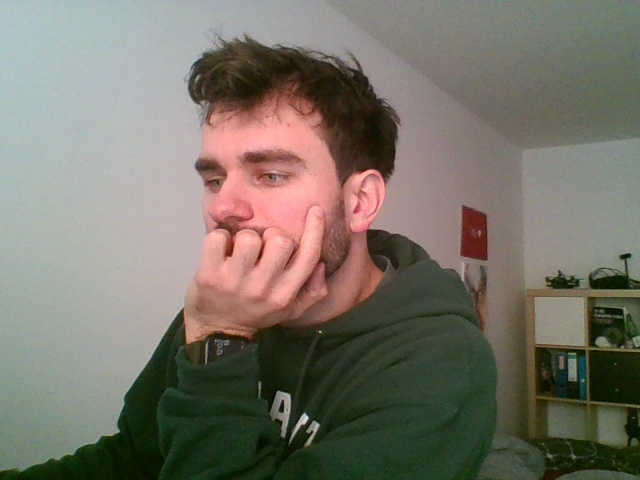
#> input picture src/leonao/libraries/watchfolder/tmp_picture.jpg, 640 x 480 px
$ python -i path_generator.py   (imports and definitions only)
#> lines starting #> are read from the running program, lines starting #| are printed output that depends on the picture
#> further down, picture is the input picture: shape (480, 640, 3); mean B, G, R 104.8, 115.5, 119.9
"""
Coding UTF8
Module to Generate Paths from the output of the stylization module
"""
import math
import numpy as np
import potrace
from PIL import Image
from numpy import asarray
import cv2
import matplotlib.pyplot as plt

#####################################################
################# Supporter functions ###############
#####################################################
def erode(img, size, shape=cv2.MORPH_CROSS):
    """
    Apply erosion operator to image
    """
#> called with size = 2, shape = 2
    element = cv2.getStructuringElement(shape, (2 * size + 1, 2 * size + 1),
                                       (size, size))
    return cv2.erode(img, element)
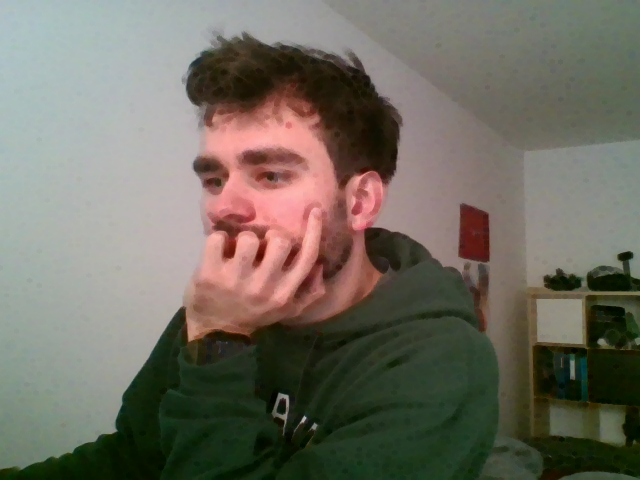
#> returned value: shape (480, 640, 3); mean of channels 0, 1, 2 97.7, 108.7, 112.7; drawn as B, G, R

# [7 lines left out: function dilate, not called in this run]


def blur(img, size):
    """
    Apply blur to image
    """
#> called with size = 5
    return cv2.GaussianBlur(img, (size,size), size/2)

# [148 lines left out: functions show, print_bezier_path, get_bezier_path, convert_bezier_segment_into_simple_segments, convert_to_simple_paths, eliminate_out_of_range and 1 more, not called in this run]


##########################################################################################
################## Face paths generator class ###########################################
##########################################################################################
class Face_paths_generator():
    """
    Generate paths from the face regions
    """
    # [50 lines left out: functions __init__, get_face_outer_path, get_face_inner_path, normalize_face_path, not called in this run]

##########################################################################################
################## preproccessor  ###########################################
##########################################################################################
def preprocessor(img):
    """
    Apply OpenCV based preprocessing to the image
    """
    img = erode(img,2, cv2.MORPH_ELLIPSE)
    #img = dilate(img,3, cv2.MORPH_ELLIPSE) # Removed as no real improvement
    img = blur(img, 5)
    _,img = cv2.threshold(img,127,255,cv2.THRESH_BINARY)
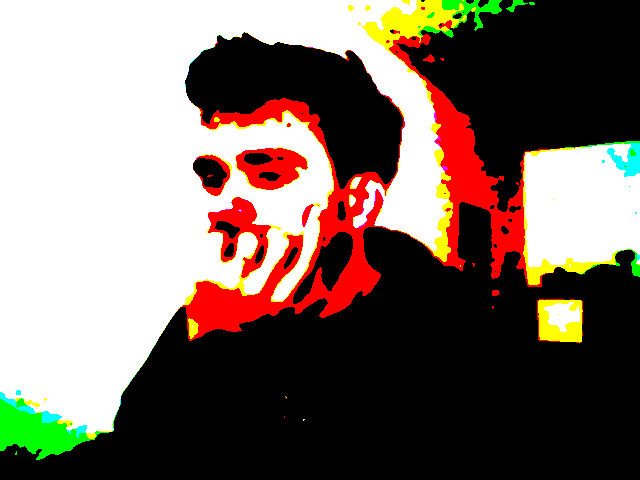
#> img: shape (480, 640, 3); mean of channels 0, 1, 2 99.5, 109.2, 124.2; drawn as B, G, R
    return img

>>> import cv2
>>> picture = cv2.imread('watchfolder/tmp_picture.jpg')
>>> result = preprocessor(picture)
